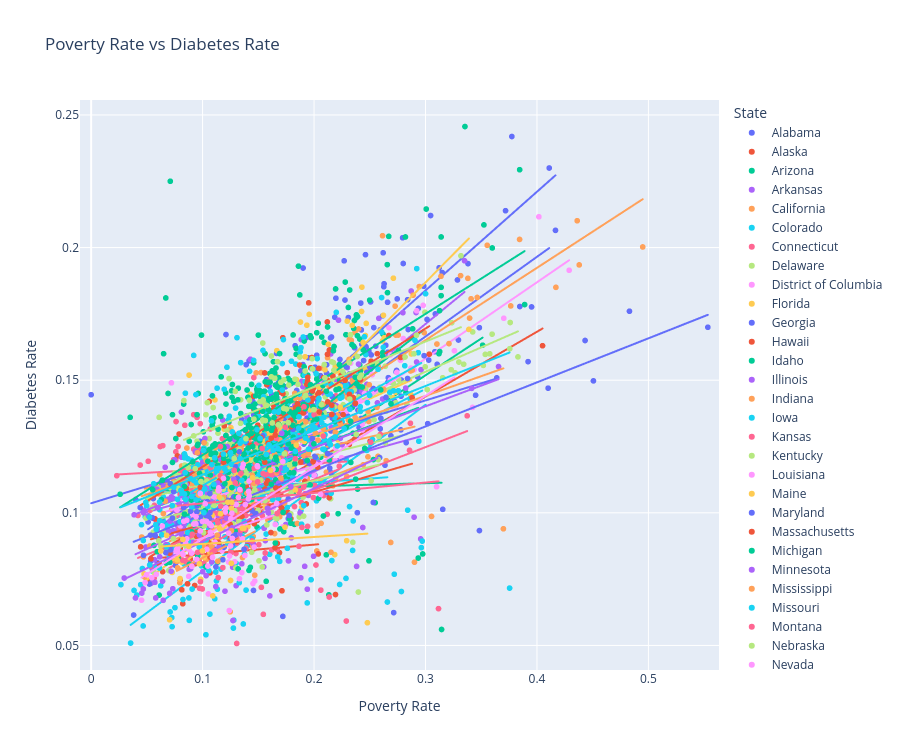

Notebook cell for this chart:
### Markdown cell above
# Visualization 1 - Poverty Rate vs Diabetes Rate by State

### Code cell
fig = px.scatter(
    df,
    x = "PovertyRatePerc",
    y = "DiabetesRate",
    color = "State",
    hover_data = df.columns,
    trendline = "ols",
    title = "Poverty Rate vs Diabetes Rate",
    labels = {
        'PovertyRatePerc': 'Poverty Rate',
        'DiabetesRate': 'Diabetes Rate'
    },
    height = 750
)

x_min = df["PovertyRatePerc"].min()
x_max = df["PovertyRatePerc"].max()

y_min = df["DiabetesRate"].min()
y_max = df["DiabetesRate"].max()

fig.update_xaxes(range = [x_min - 0.01, x_max + 0.01])
fig.update_yaxes(range = [y_min - 0.01, y_max + 0.01])

fig.show()
